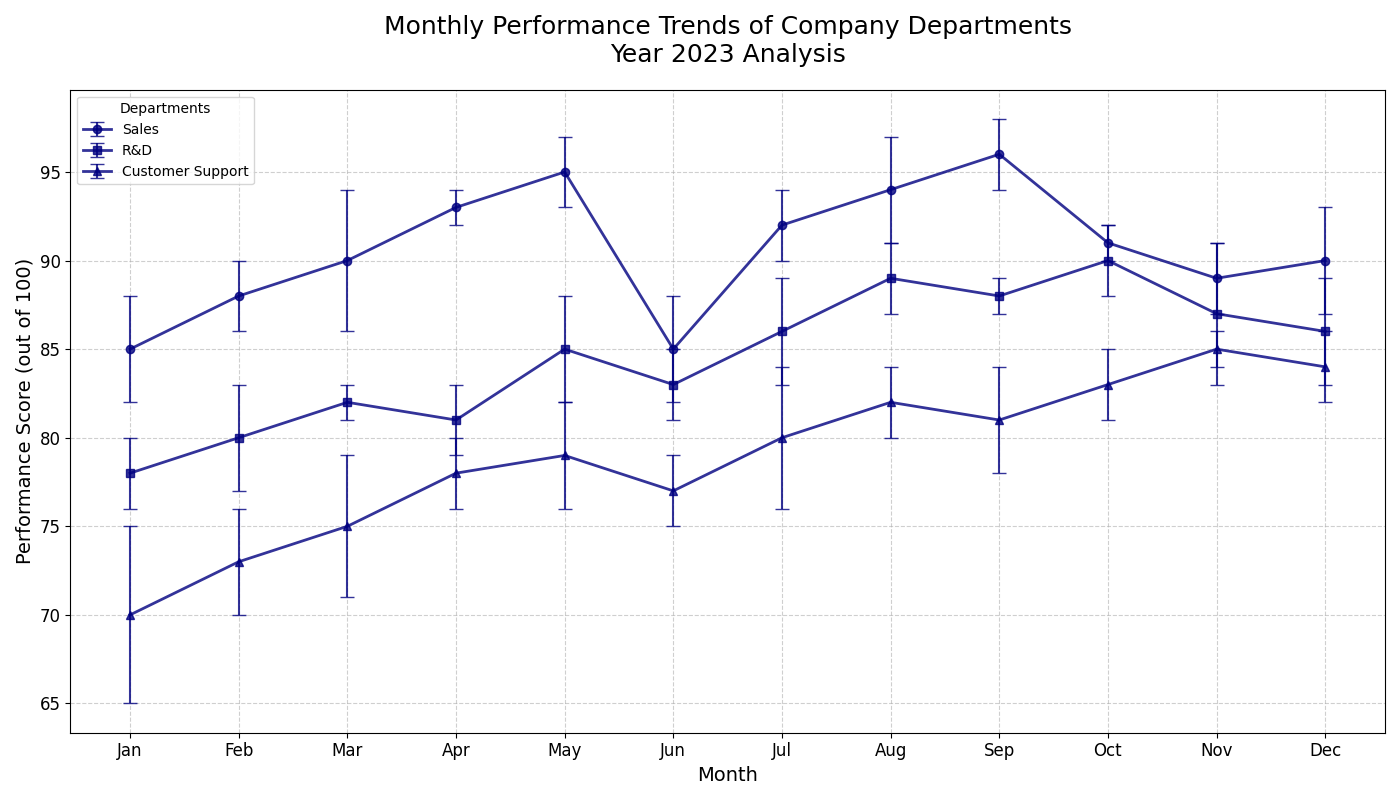

Write the Python code that produced this figure.
import matplotlib.pyplot as plt
import numpy as np

months = np.array(['Jan', 'Feb', 'Mar', 'Apr', 'May', 'Jun', 
                   'Jul', 'Aug', 'Sep', 'Oct', 'Nov', 'Dec'])
sales_performance = np.array([85, 88, 90, 93, 95, 85, 92, 94, 96, 91, 89, 90])
rnd_performance = np.array([78, 80, 82, 81, 85, 83, 86, 89, 88, 90, 87, 86])
cust_support_performance = np.array([70, 73, 75, 78, 79, 77, 80, 82, 81, 83, 85, 84])

sales_error = np.array([3, 2, 4, 1, 2, 3, 2, 3, 2, 1, 2, 3])
rnd_error = np.array([2, 3, 1, 2, 3, 2, 3, 2, 1, 2, 4, 3])
cust_support_error = np.array([5, 3, 4, 2, 3, 2, 4, 2, 3, 2, 1, 2])

plt.figure(figsize=(14, 8))

# Apply 'navy' color to all plots
plt.errorbar(months, sales_performance, yerr=sales_error, fmt='-o', label='Sales',
             color='navy', linestyle='-', linewidth=2, capsize=5, elinewidth=1.5, alpha=0.8)
plt.errorbar(months, rnd_performance, yerr=rnd_error, fmt='-s', label='R&D',
             color='navy', linestyle='-', linewidth=2, capsize=5, elinewidth=1.5, alpha=0.8)
plt.errorbar(months, cust_support_performance, yerr=cust_support_error, fmt='-^', label='Customer Support',
             color='navy', linestyle='-', linewidth=2, capsize=5, elinewidth=1.5, alpha=0.8)

plt.title("Monthly Performance Trends of Company Departments\nYear 2023 Analysis", fontsize=18, pad=20)
plt.xlabel("Month", fontsize=14)
plt.ylabel("Performance Score (out of 100)", fontsize=14)
plt.legend(loc='upper left', title='Departments')
plt.grid(True, linestyle='--', alpha=0.6)
plt.xticks(fontsize=12)
plt.yticks(fontsize=12)
plt.tight_layout()
plt.show()
